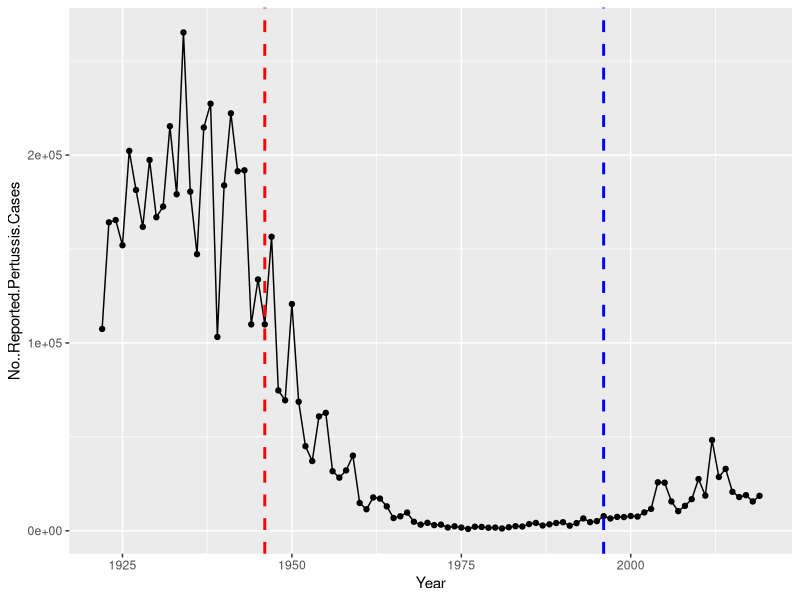

Write R code to recreate this figure. (Note: this script raises an error after producing the figure.)
## ---- chunk 1
knitr::opts_chunk$set(echo = TRUE)
## ---- chunk 2
cdc <- data.frame(
                                 Year = c(1922L,1923L,1924L,1925L,
                                          1926L,1927L,1928L,1929L,1930L,1931L,
                                          1932L,1933L,1934L,1935L,1936L,
                                          1937L,1938L,1939L,1940L,1941L,1942L,
                                          1943L,1944L,1945L,1946L,1947L,
                                          1948L,1949L,1950L,1951L,1952L,
                                          1953L,1954L,1955L,1956L,1957L,1958L,
                                          1959L,1960L,1961L,1962L,1963L,
                                          1964L,1965L,1966L,1967L,1968L,1969L,
                                          1970L,1971L,1972L,1973L,1974L,
                                          1975L,1976L,1977L,1978L,1979L,1980L,
                                          1981L,1982L,1983L,1984L,1985L,
                                          1986L,1987L,1988L,1989L,1990L,
                                          1991L,1992L,1993L,1994L,1995L,1996L,
                                          1997L,1998L,1999L,2000L,2001L,
                                          2002L,2003L,2004L,2005L,2006L,2007L,
                                          2008L,2009L,2010L,2011L,2012L,
                                          2013L,2014L,2015L,2016L,2017L,2018L,
                                          2019L),
         No..Reported.Pertussis.Cases = c(107473,164191,165418,152003,
                                          202210,181411,161799,197371,
                                          166914,172559,215343,179135,265269,
                                          180518,147237,214652,227319,103188,
                                          183866,222202,191383,191890,109873,
                                          133792,109860,156517,74715,69479,
                                          120718,68687,45030,37129,60886,
                                          62786,31732,28295,32148,40005,
                                          14809,11468,17749,17135,13005,6799,
                                          7717,9718,4810,3285,4249,3036,
                                          3287,1759,2402,1738,1010,2177,2063,
                                          1623,1730,1248,1895,2463,2276,
                                          3589,4195,2823,3450,4157,4570,
                                          2719,4083,6586,4617,5137,7796,6564,
                                          7405,7298,7867,7580,9771,11647,
                                          25827,25616,15632,10454,13278,
                                          16858,27550,18719,48277,28639,32971,
                                          20762,17972,18975,15609,18617)
       )
## ---- chunk 3
library(ggplot2)
library(tidyverse)
## ---- chunk 4
Pertussis_linegraph <- ggplot(cdc) + 
  aes(Year, No..Reported.Pertussis.Cases) +
  geom_point() +
  geom_line() 
## ---- chunk 5
Pertussis_linegraph +
  geom_vline(xintercept = 1946, color = "red", size = 1, linetype = "dashed") +
  geom_vline(xintercept = 1996, color = "blue", size= 1, linetype = "dashed")
## ---- chunk 6
library(jsonlite)
## ---- chunk 7
url <- "https://www.cmi-pb.org/api/subject"

subject <- read_json(url, simplifyVector =  TRUE)
head(subject, 3)
## ---- chunk 8
table(subject$infancy_vac)
nrow(subject)
## ---- chunk 9
table(subject$biological_sex)
## ---- chunk 10
table(subject$biological_sex, subject$race)
## ---- chunk 11
library(lubridate)
## ---- chunk 12
specimen <- read_json("https://www.cmi-pb.org/api/specimen", simplifyVector = TRUE) 
titer <- read_json("https://www.cmi-pb.org/api/ab_titer", simplifyVector = TRUE)
## ---- chunk 13
head(specimen, 3)
## ---- chunk 14
library(dplyr)
library(tidyverse)
## ---- chunk 15
meta <- inner_join(specimen, subject)
dim(meta)
head(meta)
## ---- chunk 16
abdata <- inner_join(titer, meta)
dim(abdata)
## ---- chunk 17
table(abdata$isotype)
## ---- chunk 18
table(abdata$visit)
## ---- chunk 19
ig1 <- abdata %>% filter(isotype == "IgG1", visit!=8)
head(ig1)
## ---- chunk 20
ggplot(ig1) +
  aes(ab_titer, antigen) +
  geom_boxplot() + 
  facet_wrap(vars(visit), nrow=2)
## ---- chunk 21
ggplot(ig1) +
  aes(ab_titer, antigen, col=infancy_vac ) +
  geom_boxplot(show.legend = FALSE) + 
  facet_wrap(vars(visit), nrow=2) +
  theme_bw()
## ---- chunk 22
ggplot(ig1) +
  aes(ab_titer, antigen, col=infancy_vac ) +
  geom_boxplot(show.legend = FALSE) + 
  facet_wrap(vars(infancy_vac, visit), nrow=2)
## ---- chunk 23
filter(ig1, antigen=="Measles") %>%
  ggplot() +
  aes(ab_titer, col=infancy_vac) +
  geom_boxplot(show.legend = TRUE) +
  facet_wrap(vars(visit)) +
  theme_bw()
## ---- chunk 24
filter(ig1, antigen=="FIM2/3") %>%
  ggplot() +
  aes(ab_titer, col=infancy_vac) +
  geom_boxplot(show.legend = TRUE) +
  facet_wrap(vars(visit)) +
  theme_bw()
## ---- chunk 25
url <- "https://www.cmi-pb.org/api/v2/rnaseq?versioned_ensembl_gene_id=eq.ENSG00000211896.7"
rna <- read_json(url, simplifyVector = TRUE) 
## ---- chunk 26
ssrna <- inner_join(rna, meta)
dim(ssrna)
## ---- chunk 27
ggplot(ssrna) +
  aes(visit, tpm) +
  geom_point() 
## ---- chunk 28
ggplot(ssrna) +
  aes(visit, tpm, group=subject_id) +
  geom_point() +
  geom_line(alpha=0.2)
## ---- chunk 29
ggplot(ssrna) +
  aes(tpm, col=infancy_vac) +
  geom_boxplot() +
  facet_wrap(vars(visit))
